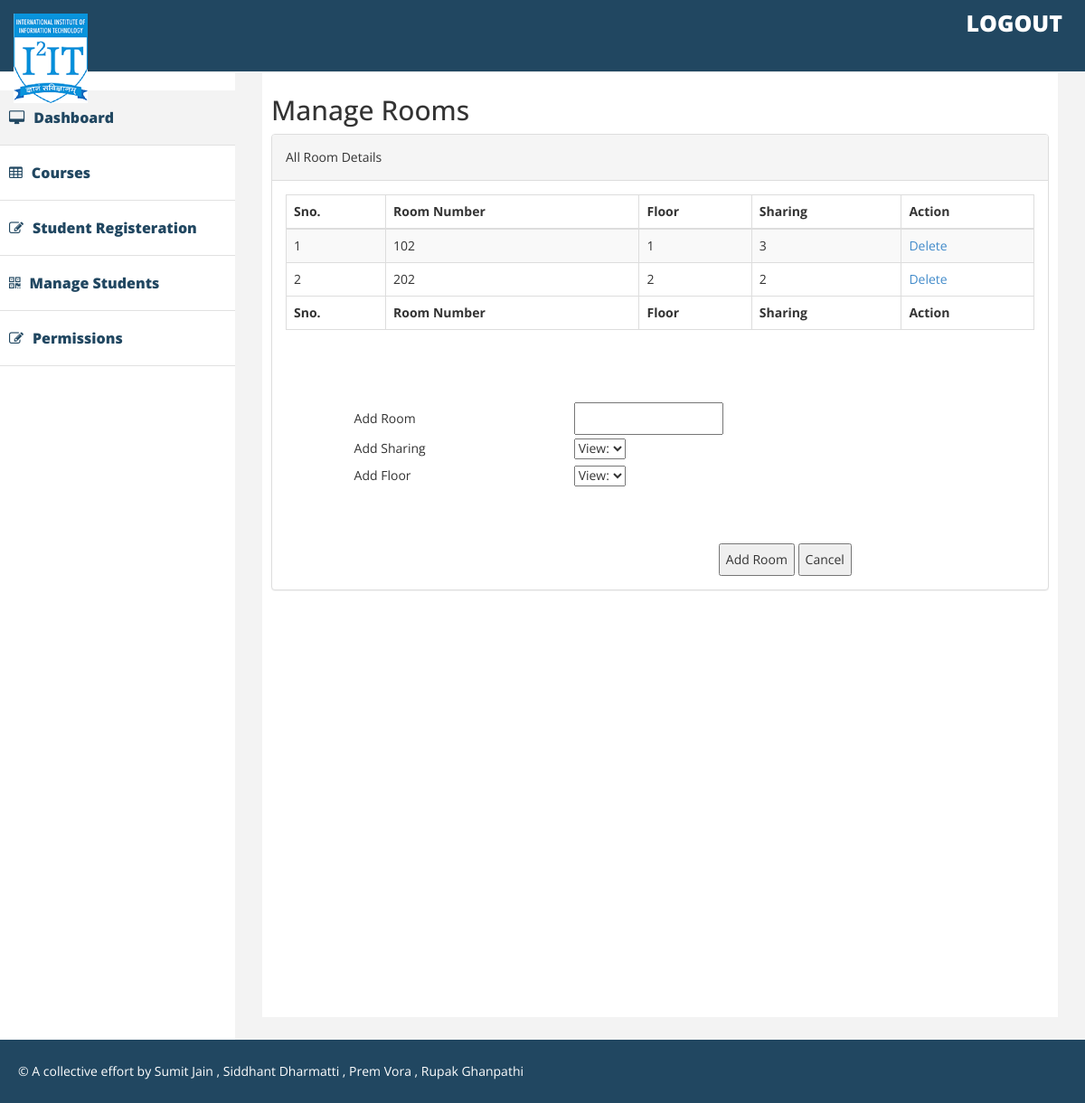
Page /manageroom.php on the committed database.
### tables this page shows
CREATE TABLE IF NOT EXISTS `manageroom` (
  `id` int(11) NOT NULL AUTO_INCREMENT,
  `room` varchar(100) NOT NULL,
  `sharing` varchar(100) NOT NULL,
  `floor` varchar(100) NOT NULL,
  PRIMARY KEY (`id`)
);

### manageroom.php (the view, shortened to what this page needs)
<?php
$db =mysqli_connect("localhost","root","","hostel1");
?>
<!DOCTYPE html>
<html xmlns="http://www.w3.org/1999/xhtml">
<head>
    <link href="assets/css/bootstrap.css" rel="stylesheet" />
    <link href="assets/css/font-awesome.css" rel="stylesheet" />
    <link href="assets/css/custom.css" rel="stylesheet" />
</head>
<body>
    <form action ="" method ="POST">
    <div id="wrapper">
         <div class="navbar navbar-inverse navbar-fixed-top">
            <div class="adjust-nav">
                <div class="navbar-header">
                    <a class="navbar-brand" href="#">
                        <img src="assets/img/logo1.png" />
                    </a>
                </div>
                <span class="logout-spn" >
                  <a href="login.php" style="color:#fff;">LOGOUT</a>
                </span>
            </div>
        </div>
        <nav class="navbar-default navbar-side" role="navigation">
            <div class="sidebar-collapse">
                <ul class="nav" id="main-menu">
                    <li class="active-link">
                        <a href="http://localhost/hostel1/DBMS%20Project/admindashboard.html" ><i class="fa fa-desktop "></i>Dashboard </a>
                    </li>
                    <li>
                        <a href="http://localhost/hostel1/DBMS%20Project/Courses.php"><i class="fa fa-table "></i>Courses </a>
                    </li>
                    <li>
                        <a href="http://localhost/hostel1/DBMS%20Project/studentregistration.php"><i class="fa fa-edit "></i>Student Registeration</a>
                    <li>
                        <a href="manstud.php"><i class="fa fa-qrcode "></i>Manage Students</a>
                    </li>
                    <li>
                        <a href="#"><i class="fa fa-edit "></i>Permissions </a>
                    </li>
                </ul>
                </div>
        </nav>
        <div id="page-wrapper" >
            <div id="page-inner">
                <div class="row">
                    <div class="col-lg-12">
                     <h2>Manage Rooms</h2>
                    </div>
                </div>
        <div class="panel panel-default">
							<div class="panel-heading">All Room Details</div>
							<div class="panel-body">
								<table id="zctb" class="display table table-striped table-bordered table-hover" cellspacing="0" width="100%">
									<thead>
										<tr>
											<th>Sno.</th>
											<th>Room Number</th>
											<th>Floor</th>
											<th>Sharing </th>
											<th>Action</th>
										</tr>
									</thead>
									<tfoot>
										<tr>
											<th>Sno.</th>
											<th>Room Number</th>
											<th>Floor</th>
											<th>Sharing </th>
											<th>Action </th>
										</tr>
									</tfoot>
									<tbody>
									<?php
$ret="select * from manageroom";
$stmt= $db->prepare($ret) ;
$stmt->execute() ;
$res=$stmt->get_result();
$cnt=1;
while($row=$res->fetch_object())
	  {
	  	?>
<tr><td><?php echo $cnt;;?></td>
<td><?php echo $row->room;?></td>
<td><?php echo $row->floor;?></td>
<td><?php echo $row->sharing;?></td>
<td>
<a href = 'deleteroom.php?rn= "<?php echo $row->id; ?>"'>Delete</td>
										</tr>
									<?php
$cnt=$cnt+1;
									 } ?>
								</tbody>
                                </table>
                                <br>
                                <br>
                                <table style="margin-left:2cm;" cellpadding="10" width=750>
                     <tr>
                        <td>Add Room</td>
                        <td><input type="text" name="room" maxlength="50" />
                        </td>
                        </tr>
                        <tr>
                       		<td>Add Sharing</td>
                                <td>
				<select  id="Rooms" name = "sharing">
                        	<option value="-1">View:</option>
                        	</select>
                        	</td>
                                </tr>
                      <tr>
                       		<td>Add Floor</td>
                                <td>
				<select id="Floor" name = "floor">
                        	<option value="-1">View:</option>
                        	</select>
                        	</td>
                                </tr>
						</table>
						<br>
						<br>
										<table style="margin-left:8cm;" cellpadding="20" width=500>
										<tr>
                                                                    			<td colspan="4" align="center" size="10">
                                                                    			<input type="submit" value="Add Room" name="submit">
											<input type="reset" value="Cancel" name="cancle">
                                                                   			</td>
                                                                    		</tr>
										</table>
                                  </div>
                                                                </div>
                                                            </div>
                                                        </div>
                                                                <div class="footer">
                                                                    <div class="row">
                                                                        <div class="col-lg-12" >
                                                                            &copy; A collective effort by Sumit Jain , Siddhant Dharmatti , Prem Vora , Rupak Ghanpathi
                                                                        </div>
                                                                    </div>
                                                          </form>
                                                        </body>
                                                        </html>

### assets/css/custom.css (style rules this page uses)
body { font-family: 'Open Sans', sans-serif; line-height:30px; }
#wrapper { width: 100%; margin-top:50px; }
#page-wrapper { padding: 15px 15px; min-height: 600px; background:#F3F3F3; }
#page-inner { width:100%; margin:10px 20px 10px 0px; background-color:#fff!important; padding:10px; min-height:1050px; }
.sidebar-collapse .nav { padding:0; padding-top:50px; }
.sidebar-collapse > .nav > li > a { padding:15px 10px; color: #214761; font-weight: 900; font-size: 16px; }
.sidebar-collapse > .nav > li { border-bottom:1px solid #e1e1e1; }
.navbar-side { border:none; background-color: #fff; }
.navbar-inverse { background-color: #214761; border-color: #F0F0F0; min-height: 80px; }
.nav > li > a > i { margin-right:10px; }
.logout-spn { float:right; color:#fff; font-size:25px; font-weight:800; margin:20px; margin: 10px 25px 10px 50px; }
.logout-spn a { text-decoration:none; }
.active-link { background-color:#f3f3f3; }
.footer { background-color:#214761; width:100%; color:#fff; padding:20px 50px 20px 50px; padding-left:20px; }
@media (min-width:768px) { #page-wrapper { margin: 0 0 0 260px; padding: 15px 30px; min-height: 1050px; } }
@media (min-width:768px) { .navbar-side { z-index: 1; position: absolute; width: 260px; } }

### rows in the picture
manageroom: room "102", floor "1", sharing "3"
manageroom: room "202", floor "2", sharing "2"
